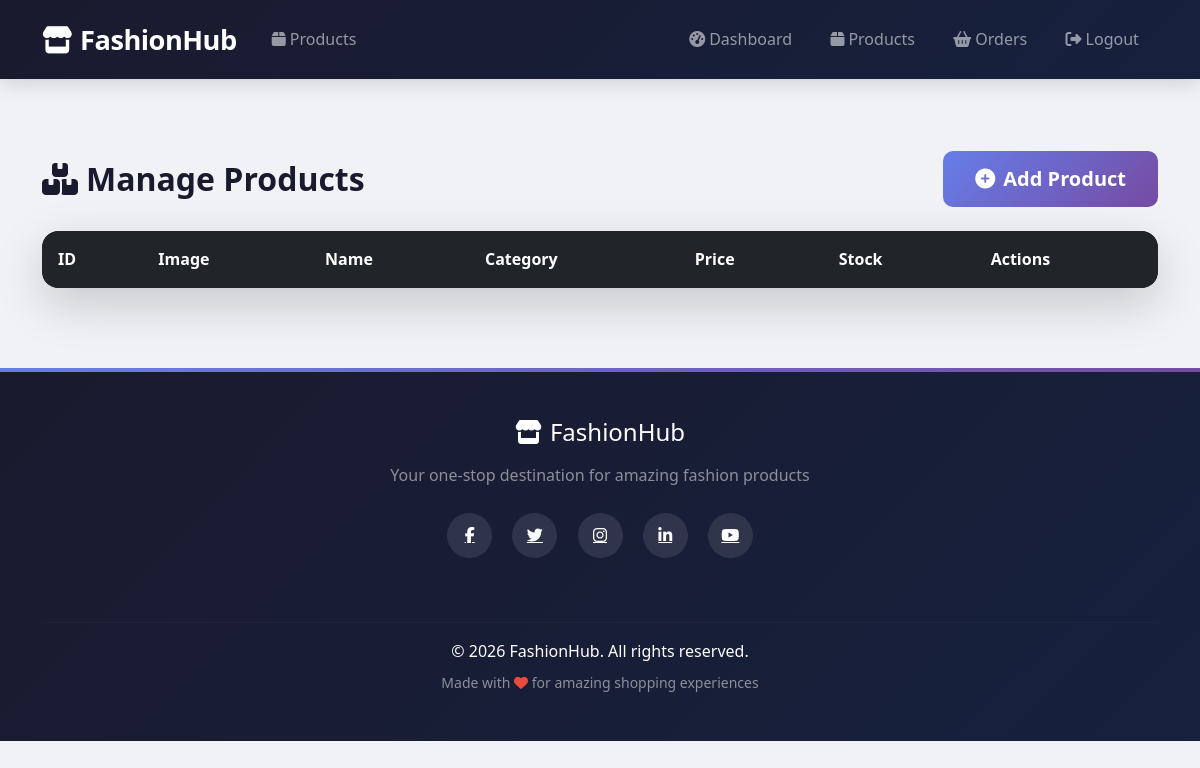
Page /admin/manage_products.php (signed in) on the earlier database version.
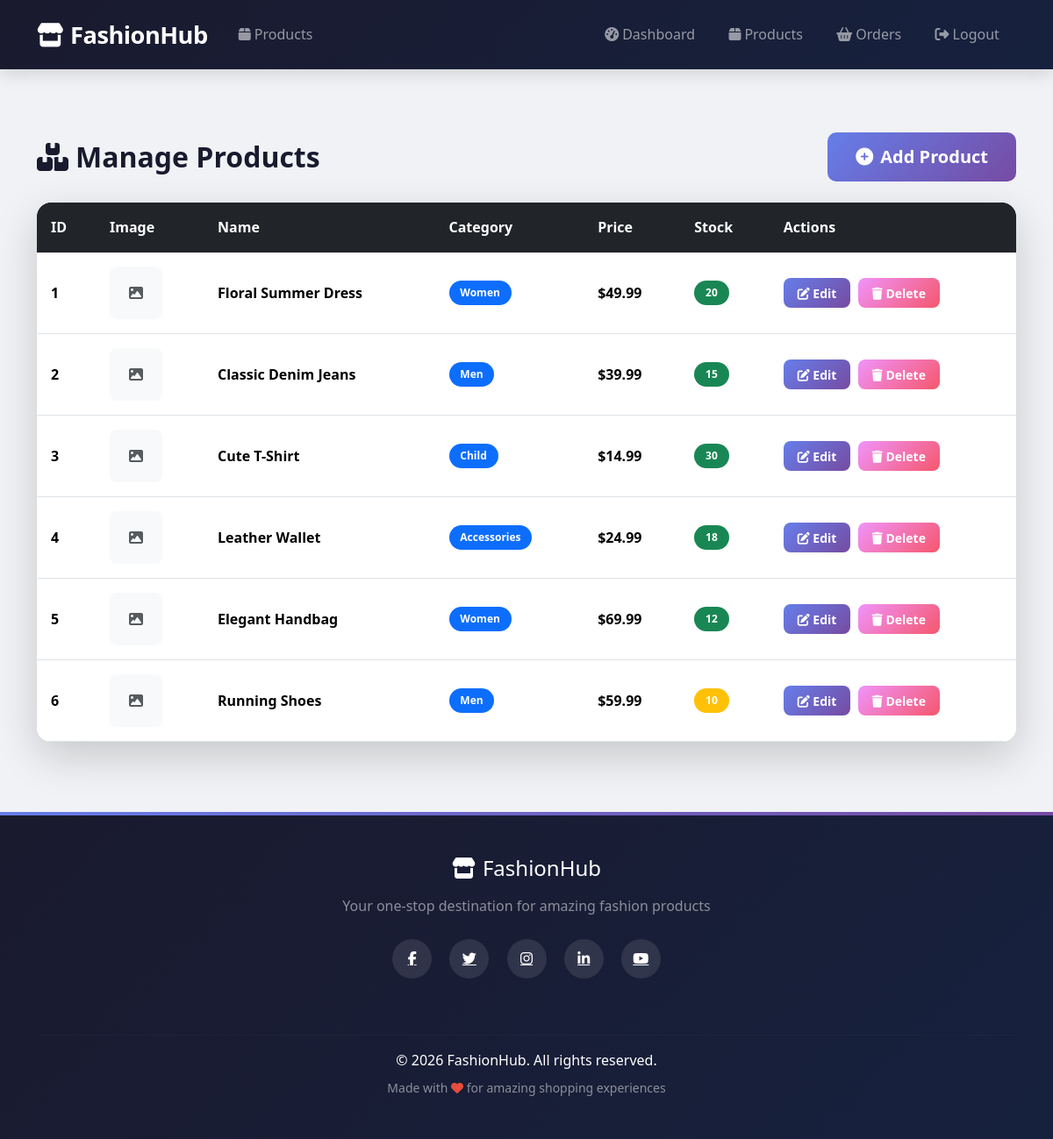
Same page on the later database version.
### tables this page shows
CREATE TABLE IF NOT EXISTS products (
    id INT AUTO_INCREMENT PRIMARY KEY,
    name VARCHAR(255) NOT NULL,
    category VARCHAR(100) NOT NULL,
    description TEXT,
    price DECIMAL(10,2) NOT NULL,
    stock INT NOT NULL DEFAULT 0,
    image VARCHAR(255),
    created_at TIMESTAMP DEFAULT CURRENT_TIMESTAMP
);

### admin/manage_products.php (the view, shortened to what this page needs)
<?php
require_once '../config/database.php';
$stmt = $pdo->query("SELECT * FROM products ORDER BY created_at DESC");
$products = $stmt->fetchAll(PDO::FETCH_ASSOC);
?>
<?php include '../includes/header.php'; ?>
<?php include '../includes/navbar.php'; ?>
<div class="container mt-5 pt-4">
    <div class="d-flex flex-column flex-md-row justify-content-between align-items-md-center mb-4">
        <h2 class="fw-bold mb-3 mb-md-0"><i class="fas fa-boxes me-2"></i>Manage Products</h2>
        <a href="add_product.php" class="btn btn-primary btn-lg">
            <i class="fas fa-plus-circle me-2"></i>Add Product
        </a>
    </div>
    <div class="card shadow-lg fade-in-up">
        <div class="card-body p-0">
            <div class="table-responsive">
                <table class="table table-hover mb-0">
                    <thead class="table-dark">
                        <tr>
                            <th class="fw-bold">ID</th>
                            <th class="fw-bold">Image</th>
                            <th class="fw-bold">Name</th>
                            <th class="fw-bold">Category</th>
                            <th class="fw-bold">Price</th>
                            <th class="fw-bold">Stock</th>
                            <th class="fw-bold">Actions</th>
                        </tr>
                    </thead>
                    <tbody>
                        <?php foreach ($products as $index => $product): ?>
                            <tr class="fade-in-up" style="animation-delay: <?php echo $index * 0.05; ?>s;">
                                <td class="fw-bold"><?php echo $product['id']; ?></td>
                                <td>
                                    <?php if ($product['image']): ?>
                                        <img src="../uploads/<?php echo htmlspecialchars($product['image']); ?>"
                                             style="width: 60px; height: 60px; object-fit: cover; border-radius: 8px;">
                                    <?php else: ?>
                                        <div class="bg-light d-flex align-items-center justify-content-center"
                                             style="width: 60px; height: 60px; border-radius: 8px;">
                                            <i class="fas fa-image text-muted"></i>
                                        </div>
                                    <?php endif; ?>
                                </td>
                                <td class="fw-bold"><?php echo htmlspecialchars($product['name']); ?></td>
                                <td>
                                    <span class="badge bg-primary"><?php echo htmlspecialchars($product['category']); ?></span>
                                </td>
                                <td class="fw-bold">$<?php echo number_format($product['price'], 2); ?></td>
                                <td>
                                    <span class="badge <?php echo $product['stock'] > 10 ? 'bg-success' : ($product['stock'] > 0 ? 'bg-warning' : 'bg-danger'); ?>">
                                        <?php echo $product['stock']; ?>
                                    </span>
                                </td>
                                <td>
                                    <a href="edit_product.php?id=<?php echo $product['id']; ?>" class="btn btn-sm btn-primary me-1">
                                        <i class="fas fa-edit"></i> Edit
                                    </a>
                                    <a href="delete_product.php?id=<?php echo $product['id']; ?>" class="btn btn-sm btn-danger"
                                       onclick="return confirm('Are you sure you want to delete this product?')">
                                        <i class="fas fa-trash"></i> Delete
                                    </a>
                                </td>
                            </tr>
                        <?php endforeach; ?>
                    </tbody>
                </table>
            </div>
        </div>
    </div>
</div>
<?php include '../includes/footer.php'; ?>

Differences in the rows shown:
added products: id "1", name "Floral Summer Dress", category "Women", price "49.99", stock "20"
added products: id "2", name "Classic Denim Jeans", category "Men", price "39.99", stock "15"
added products: id "3", name "Cute T-Shirt", category "Child", price "14.99", stock "30"
added products: id "4", name "Leather Wallet", category "Accessories", price "24.99", stock "18"
added products: id "5", name "Elegant Handbag", category "Women", price "69.99", stock "12"
added products: id "6", name "Running Shoes", category "Men", price "59.99", stock "10"
